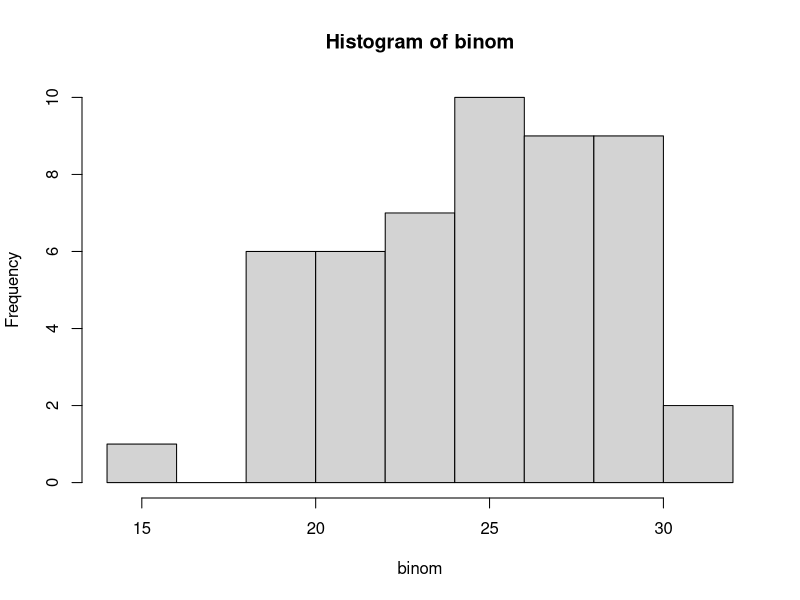
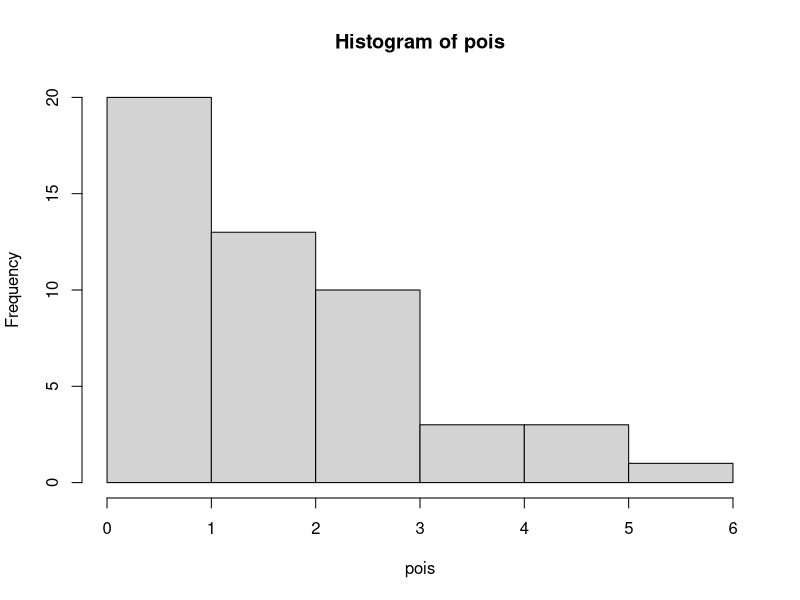
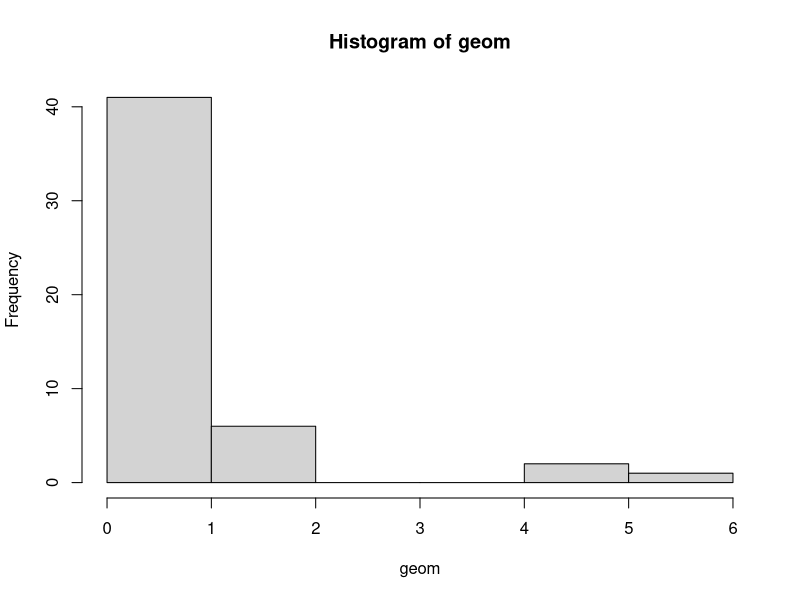
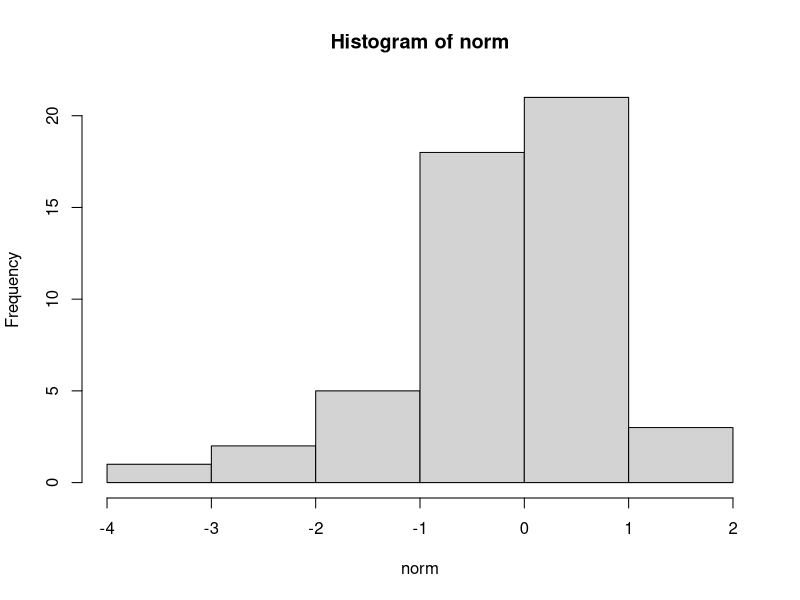
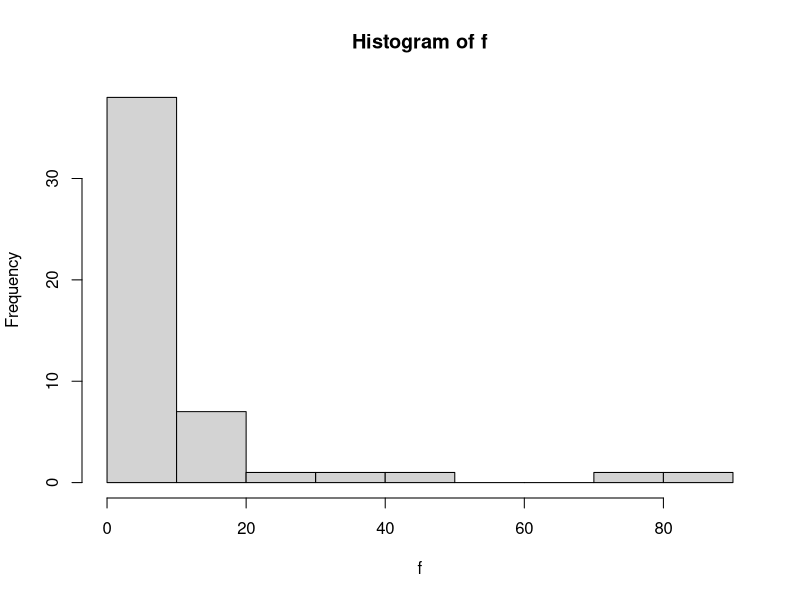
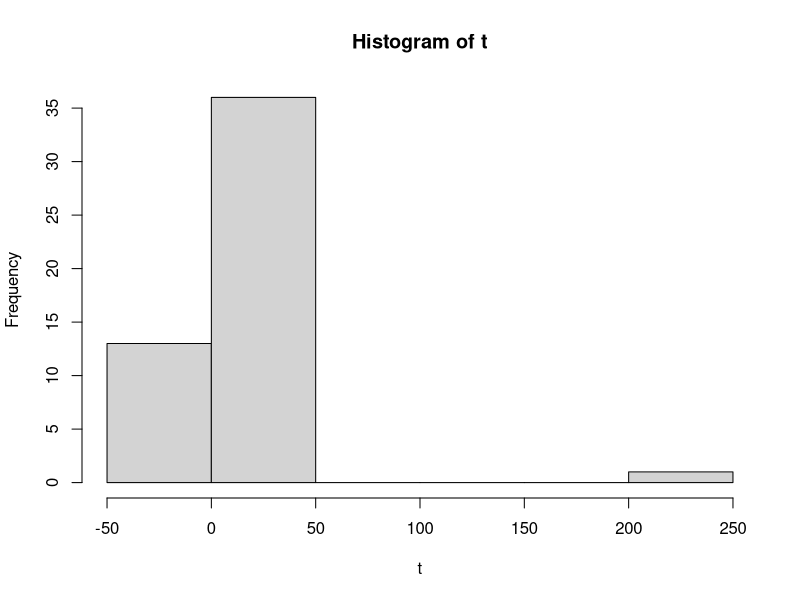
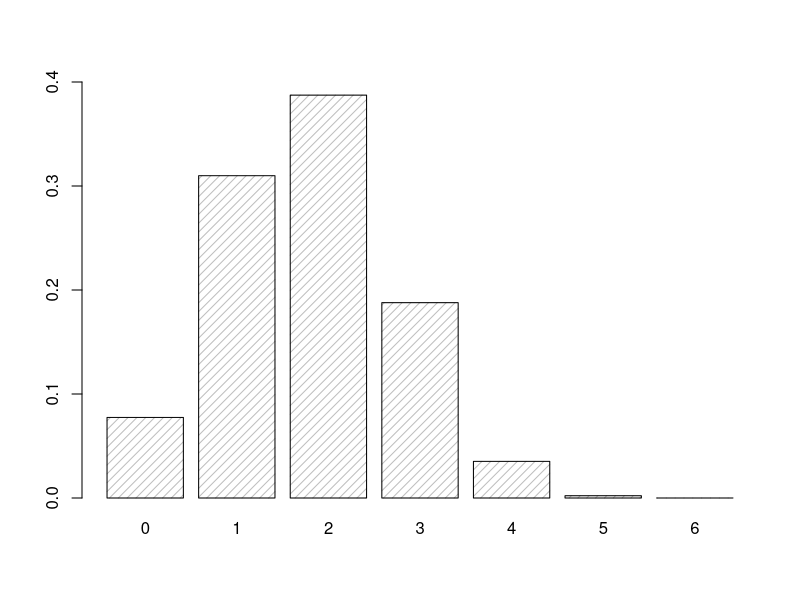
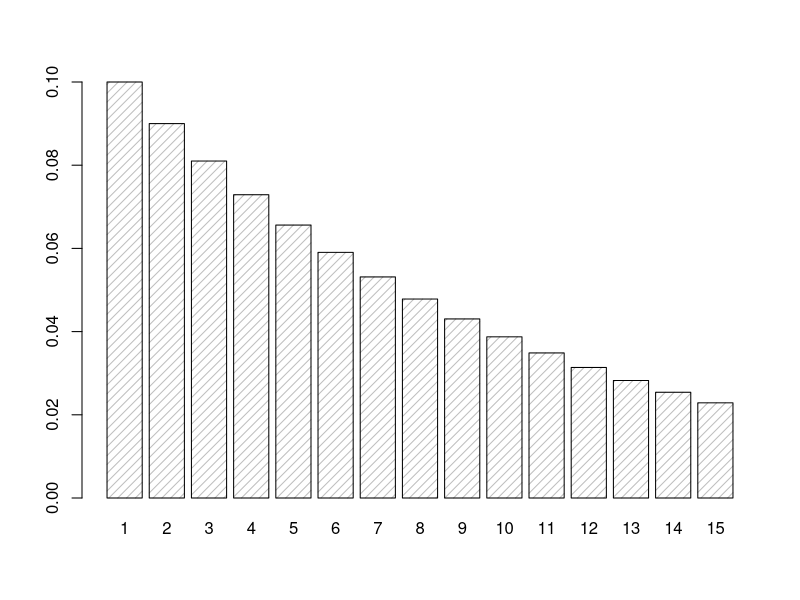

These charts were generated, in order, by the following R code:
# Task 1
size = 50; prob = 0.5

binom <- rbinom(50, size, prob) # Біноміальний
hist(binom)

pois <- rpois(size, 2) # Пуассонівський
hist(pois)

geom<-rgeom(size, prob) # Геометричний
hist(geom)

norm <- rnorm(size, mean = 0, sd = 1) # Нормальний
hist(norm)

f<-rf(size, 1, 2, 0.5) # Фішера
hist(f)

t<-rt(size, 1, 0.5) # Стьюдента
hist(t)


# Task 2
ph=numeric(7)
for(i in 0:6)
  ph[i+1]<-dhyper(i,6,14,6)
ph
sum(ph)
barplot(ph,names=as.character(0:6),ylim=c(0,0.4),density= 16)


# Task 3
n = 15
ph = numeric(n)
prob = 0.1

for(i in 0:n-1)
  ph[i+1]<-dgeom(i, prob)

ph
barplot(ph, names=as.character(1:n), ylim = c(0,0.1), density = 16) 
